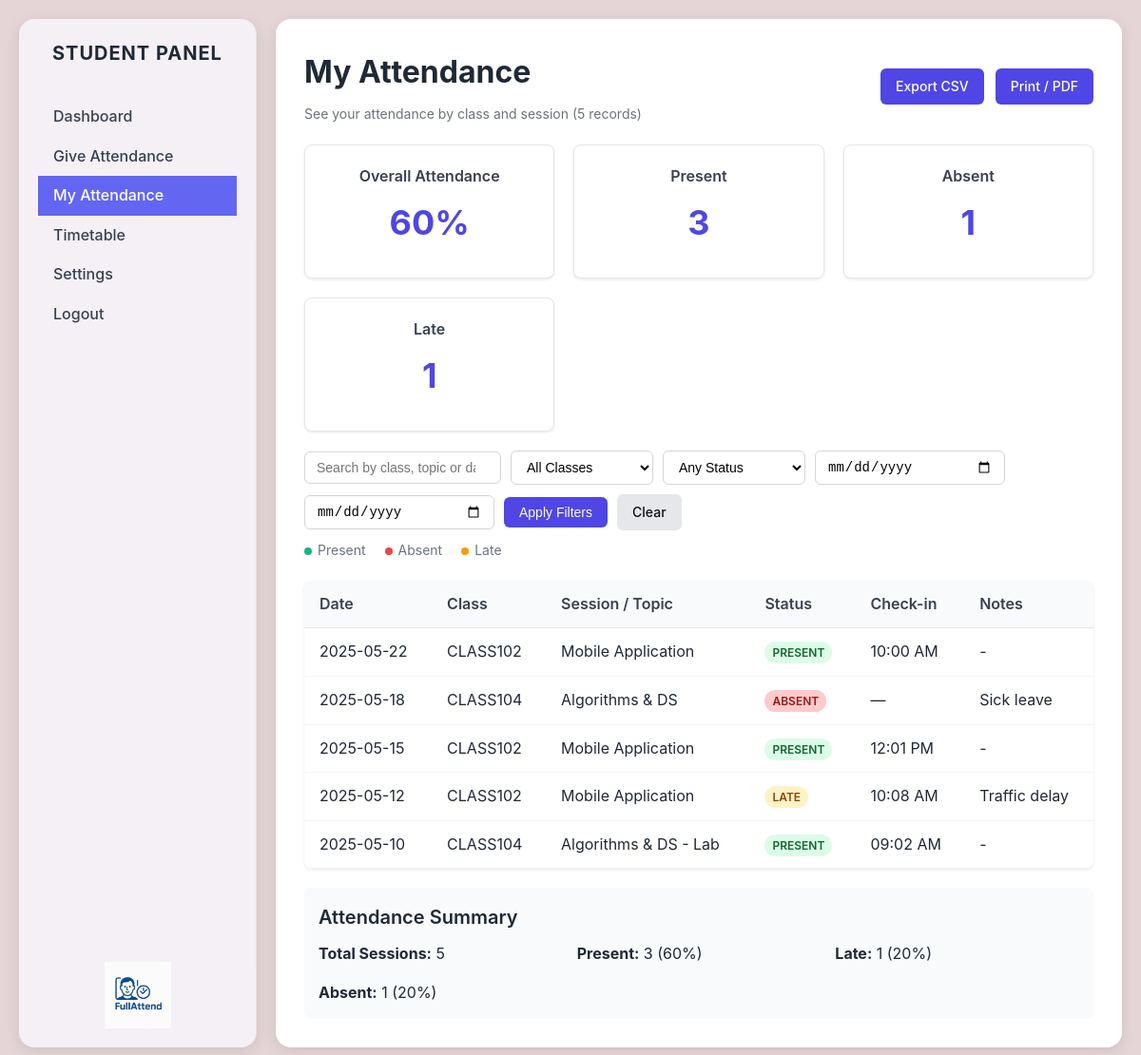
/student/my_attendance.php (signed in), run on the app's committed database.
### tables this page shows
CREATE TABLE attendance_records (
    id INT PRIMARY KEY AUTO_INCREMENT,
    session_instance_id INT NOT NULL,
    student_id INT NOT NULL,
    status ENUM('present', 'absent', 'late', 'excused') NOT NULL,
    check_in_time DATETIME,
    recognition_confidence FLOAT,
    notes TEXT,
    marked_by ENUM('system', 'admin', 'manual') DEFAULT 'system',
    created_at TIMESTAMP DEFAULT CURRENT_TIMESTAMP,
    updated_at TIMESTAMP DEFAULT CURRENT_TIMESTAMP ON UPDATE CURRENT_TIMESTAMP,
    FOREIGN KEY (session_instance_id) REFERENCES session_instances(id) ON DELETE CASCADE,
    FOREIGN KEY (student_id) REFERENCES users(id) ON DELETE CASCADE,
    UNIQUE KEY unique_attendance (session_instance_id, student_id)
);

CREATE TABLE session_instances (
    id INT PRIMARY KEY AUTO_INCREMENT,
    timetable_session_id INT NOT NULL,
    session_date DATE NOT NULL,
    actual_start_time DATETIME,
    actual_end_time DATETIME,
    status ENUM('scheduled', 'in_progress', 'completed', 'cancelled') DEFAULT 'scheduled',
    notes TEXT,
    created_at TIMESTAMP DEFAULT CURRENT_TIMESTAMP,
    FOREIGN KEY (timetable_session_id) REFERENCES timetable_sessions(id) ON DELETE CASCADE,
    UNIQUE KEY unique_session_date (timetable_session_id, session_date)
);

CREATE TABLE classes (
    id INT PRIMARY KEY AUTO_INCREMENT,
    class_code VARCHAR(20) UNIQUE NOT NULL,
    class_name VARCHAR(100) NOT NULL,
    description TEXT,
    instructor_id INT,
    semester VARCHAR(20) DEFAULT '2025-S1',
    year INT DEFAULT 2025,
    status ENUM('active', 'inactive') DEFAULT 'active',
    created_at TIMESTAMP DEFAULT CURRENT_TIMESTAMP,
    FOREIGN KEY (instructor_id) REFERENCES users(id) ON DELETE SET NULL
);

CREATE TABLE timetable_sessions (
    id INT PRIMARY KEY AUTO_INCREMENT,
    class_id INT NOT NULL,
    session_title VARCHAR(100) NOT NULL,
    session_type ENUM('Lecture', 'Lab', 'Tutorial', 'Exam', 'Other') DEFAULT 'Lecture',
    day_of_week ENUM('Monday', 'Tuesday', 'Wednesday', 'Thursday', 'Friday', 'Saturday', 'Sunday'),
    start_time TIME NOT NULL,
    end_time TIME NOT NULL,
    room_location VARCHAR(50),
    instructor VARCHAR(100),
    recurring BOOLEAN DEFAULT FALSE,
    start_date DATE,
    end_date DATE,
    notes TEXT,
    status ENUM('scheduled', 'cancelled', 'completed') DEFAULT 'scheduled',
    created_at TIMESTAMP DEFAULT CURRENT_TIMESTAMP,
    FOREIGN KEY (class_id) REFERENCES classes(id) ON DELETE CASCADE
);

### config/database.php (called while the page is built, shortened)
<?php
function sanitize_input($data) {
    return htmlspecialchars(strip_tags(trim($data)));
}
?>

### student/my_attendance.php (the view, shortened to what this page needs)
<?php
require_once '../config/database.php';
$db = new Database();
$conn = $db->getConnection();
$student_id = $_SESSION['user_id'];
$search = sanitize_input($_GET['q'] ?? '');
$class_filter = sanitize_input($_GET['class'] ?? '');
$status_filter = sanitize_input($_GET['status'] ?? '');
$from_date = sanitize_input($_GET['from_date'] ?? '');
$to_date = sanitize_input($_GET['to_date'] ?? '');
try {
    $stmt = $conn->prepare("
        SELECT
            COUNT(DISTINCT ar.id) as total_sessions,
            SUM(CASE WHEN ar.status = 'present' THEN 1 ELSE 0 END) as present_count,
            SUM(CASE WHEN ar.status = 'absent' THEN 1 ELSE 0 END) as absent_count,
            SUM(CASE WHEN ar.status = 'late' THEN 1 ELSE 0 END) as late_count,
            ROUND(
                CASE
                    WHEN COUNT(DISTINCT ar.id) > 0
                    THEN (SUM(CASE WHEN ar.status = 'present' THEN 1 ELSE 0 END) / COUNT(DISTINCT ar.id)) * 100
                    ELSE 0
                END, 0
            ) as attendance_percentage
        FROM attendance_records ar
        JOIN session_instances si ON ar.session_instance_id = si.id
        WHERE ar.student_id = :student_id
    ");
    $stmt->execute(['student_id' => $student_id]);
    $summary = $stmt->fetch();
    $where_conditions = ["ar.student_id = :student_id"];
    $params = ['student_id' => $student_id];
    $where_clause = implode(' AND ', $where_conditions);
    $stmt = $conn->prepare("
        SELECT
            si.session_date,
            c.class_code,
            ts.session_title,
            ar.status,
            ar.check_in_time,
            ar.notes
        FROM attendance_records ar
        JOIN session_instances si ON ar.session_instance_id = si.id
        JOIN timetable_sessions ts ON si.timetable_session_id = ts.id
        JOIN classes c ON ts.class_id = c.id
        WHERE $where_clause
        ORDER BY si.session_date DESC, ts.start_time DESC
    ");
    $stmt->execute($params);
    $attendance_records = $stmt->fetchAll();
} catch (PDOException $e) {
    $error = "Database error: " . $e->getMessage();
    $attendance_records = [];
    $enrolled_classes = [];
    $summary = ['total_sessions' => 0, 'present_count' => 0, 'absent_count' => 0, 'late_count' => 0, 'attendance_percentage' => 0];
}
function formatCheckInTime($check_in_time) {
    return $check_in_time ? date('h:i A', strtotime($check_in_time)) : '—';
}
function getStatusClass($status) {
    switch ($status) {
        case 'present': return 'present';
        case 'absent': return 'absent';
        case 'late': return 'late';
    }
}
?>
<!DOCTYPE html>
<html lang="en">
<head>
    <link rel="stylesheet" href="../styles.css?v=<?php echo time(); ?>">
    <link rel="stylesheet" href="../student.css?v=<?php echo time(); ?>">
</head>
<body class="student-portal">
    <div class="dashboard">
        <?php include 'includes/sidebar.php'; ?>
        <main class="dashboard-content">
            <div style="display:flex;align-items:center;justify-content:space-between;gap:16px;flex-wrap:wrap;">
                <div>
                    <h1>My Attendance</h1>
                    <p class="muted">See your attendance by class and session (<?php echo count($attendance_records); ?> records)</p>
                </div>
                <div class="toolbar">
                    <a class="btn" id="btnCsv" href="#" onclick="exportCSV()">Export CSV</a>
                    <a class="btn" id="btnPrint" href="#" onclick="window.print()">Print / PDF</a>
                </div>
            </div>
            <div class="kpi-grid">
                <div class="kpi-card">
                    <h4>Overall Attendance</h4>
                    <div class="kpi-value"><?php echo $summary['attendance_percentage']; ?>%</div>
                </div>
                <div class="kpi-card">
                    <h4>Present</h4>
                    <div class="kpi-value"><?php echo $summary['present_count']; ?></div>
                </div>
                <div class="kpi-card">
                    <h4>Absent</h4>
                    <div class="kpi-value"><?php echo $summary['absent_count']; ?></div>
                </div>
                <div class="kpi-card">
                    <h4>Late</h4>
                    <div class="kpi-value"><?php echo $summary['late_count']; ?></div>
                </div>
            </div>
            <div class="toolbar" style="margin-top:16px;">
                <form method="GET" style="display: flex; gap: 10px; align-items: center; flex-wrap: wrap;">
                    <input
                        name="q"
                        class="search"
                        type="search"
                        placeholder="Search by class, topic or date…"
                        value="<?php echo htmlspecialchars($search); ?>"
                    >
                    <select name="class" class="class-selector">
                        <option value="">All Classes</option>
                    </select>
                    <select name="status" class="class-selector">
                        <option value="">Any Status</option>
                    </select>
                    <input name="from_date" type="date" class="search" value="<?php echo htmlspecialchars($from_date); ?>" title="From Date">
                    <input name="to_date" type="date" class="search" value="<?php echo htmlspecialchars($to_date); ?>" title="To Date">
                    <button type="submit" class="btn">Apply Filters</button>
                    <a href="my_attendance.php" class="btn" style="background: #e5e7eb; color: #111;">Clear</a>
                </form>
            </div>
            <div class="legend" style="justify-content:flex-start;margin-top:10px;">
                <div class="legend-item"><span class="status-dot present"></span> Present</div>
                <div class="legend-item"><span class="status-dot absent"></span> Absent</div>
                <div class="legend-item"><span class="status-dot late"></span> Late</div>
            </div>
            <section style="margin-top:12px;">
                <table class="attendance-table" id="attTable">
                    <thead>
                        <tr>
                            <th>Date</th>
                            <th>Class</th>
                            <th>Session / Topic</th>
                            <th>Status</th>
                            <th>Check-in</th>
                            <th>Notes</th>
                        </tr>
                    </thead>
                    <tbody>
                        <?php if (empty($attendance_records)): ?>
                        <tr>
                            <td colspan="6" style="text-align: center; color: #6b7280; padding: 30px;">
                                <?php echo $search || $class_filter || $status_filter || $from_date || $to_date ? 'No records found matching your criteria.' : 'No attendance records found.'; ?>
                            </td>
                        </tr>
                        <?php else: ?>
                        <?php foreach ($attendance_records as $record): ?>
                        <tr>
                            <td class="c-date"><?php echo date('Y-m-d', strtotime($record['session_date'])); ?></td>
                            <td class="c-class"><?php echo htmlspecialchars($record['class_code']); ?></td>
                            <td><?php echo htmlspecialchars($record['session_title']); ?></td>
                            <td class="c-status">
                                <span class="chip <?php echo getStatusClass($record['status']); ?>">
                                    <?php echo ucfirst($record['status']); ?>
                                </span>
                            </td>
                            <td><?php echo formatCheckInTime($record['check_in_time']); ?></td>
                            <td><?php echo htmlspecialchars($record['notes'] ?: '-'); ?></td>
                        </tr>
                        <?php endforeach; ?>
                        <?php endif; ?>
                    </tbody>
                </table>
            </section>
            <?php if (!empty($attendance_records)): ?>
            <div style="margin-top: 20px; padding: 15px; background: #f9fafb; border-radius: 8px;">
                <h3 style="margin: 0 0 10px 0;">Attendance Summary</h3>
                <div style="display: grid; grid-template-columns: repeat(auto-fit, minmax(200px, 1fr)); gap: 15px;">
                    <div>
                        <strong>Total Sessions:</strong> <?php echo $summary['total_sessions']; ?>
                    </div>
                    <div>
                        <strong>Present:</strong> <?php echo $summary['present_count']; ?>
                        (<?php echo $summary['total_sessions'] > 0 ? round(($summary['present_count'] / $summary['total_sessions']) * 100, 1) : 0; ?>%)
                    </div>
                    <div>
                        <strong>Late:</strong> <?php echo $summary['late_count']; ?>
                        (<?php echo $summary['total_sessions'] > 0 ? round(($summary['late_count'] / $summary['total_sessions']) * 100, 1) : 0; ?>%)
                    </div>
                    <div>
                        <strong>Absent:</strong> <?php echo $summary['absent_count']; ?>
                        (<?php echo $summary['total_sessions'] > 0 ? round(($summary['absent_count'] / $summary['total_sessions']) * 100, 1) : 0; ?>%)
                    </div>
                </div>
            </div>
            <?php endif; ?>
        </main>
    </div>
</body>
</html>

### styles.css (style rules this page uses)
* { margin: 0; padding: 0; box-sizing: border-box; }
body { font-family: -apple-system, BlinkMacSystemFont, 'Segoe UI', Roboto, sans-serif; background-color: #e5d5d7; color: #1f2937; line-height: 1.6; margin: 0; padding: 20px; }
.dashboard { display: flex; min-height: calc(100vh - 40px); background: transparent; gap: 20px; }
.dashboard-content, .main-content { flex: 1; padding: 30px; background: white; overflow-y: auto; border-radius: 16px; box-shadow: 0 4px 16px rgba(0,0,0,0.1); }
h1 { font-size: 32px; font-weight: 700; color: #1f2937; margin-bottom: 8px; }
h3 { font-size: 20px; font-weight: 600; color: #1f2937; margin-bottom: 12px; }
h4 { font-size: 16px; font-weight: 600; color: #374151; margin-bottom: 8px; }
.muted { color: #6b7280; font-size: 14px; }
.btn { background: #4f46e5; color: white; border: none; padding: 8px 16px; border-radius: 6px; text-decoration: none; display: inline-block; font-weight: 500; cursor: pointer; transition: background 0.3s; font-size: 14px; }
.toolbar { display: flex; align-items: center; gap: 12px; flex-wrap: wrap; }
.chip { padding: 4px 8px; border-radius: 12px; font-size: 12px; font-weight: 600; text-transform: uppercase; }
.chip.present { background: #dcfce7; color: #166534; }
.chip.absent { background: #fecaca; color: #991b1b; }
.chip.late { background: #fef3c7; color: #92400e; }
.status-dot { width: 8px; height: 8px; border-radius: 50%; display: inline-block; }
.status-dot.present { background: #10b981; }
.status-dot.absent { background: #ef4444; }
.status-dot.late { background: #f59e0b; }
.kpi-grid { display: grid; grid-template-columns: repeat(auto-fit, minmax(200px, 1fr)); gap: 20px; margin: 20px 0; }
.kpi-card { background: white; border-radius: 8px; padding: 20px; box-shadow: 0 1px 3px rgba(0,0,0,0.1); border: 1px solid #e5e7eb; text-align: center; }
.kpi-value { font-size: 36px; font-weight: 700; color: #4f46e5; margin: 8px 0; }
.attendance-table { width: 100%; border-collapse: collapse; background: white; border-radius: 8px; overflow: hidden; box-shadow: 0 1px 3px rgba(0,0,0,0.1); margin-top: 16px; }
.attendance-table th { background: #f9fafb; padding: 12px 16px; text-align: left; font-weight: 600; color: #374151; border-bottom: 1px solid #e5e7eb; }
.attendance-table td { padding: 12px 16px; border-bottom: 1px solid #f3f4f6; }
.search { padding: 8px 12px; border: 1px solid #d1d5db; border-radius: 6px; font-size: 14px; min-width: 200px; }
.class-selector { padding: 8px 12px; border: 1px solid #d1d5db; border-radius: 6px; font-size: 14px; background: white; min-width: 150px; }
.legend { display: flex; gap: 20px; margin: 20px 0; justify-content: center; }
.legend-item { display: flex; align-items: center; gap: 6px; font-size: 14px; color: #6b7280; }

### data on the page
attendance_records: session_instance.session_date "2025-05-22", classes.class_code "CLASS102", timetable_sessions.session_title "Mobile Application", status "PRESENT", check_in_time "10:00 AM", notes "-"
attendance_records: session_instance.session_date "2025-05-18", classes.class_code "CLASS104", timetable_sessions.session_title "Algorithms & DS", status "ABSENT", check_in_time "—", notes "Sick leave"
attendance_records: session_instance.session_date "2025-05-15", classes.class_code "CLASS102", timetable_sessions.session_title "Mobile Application", status "PRESENT", check_in_time "12:01 PM", notes "-"
attendance_records: session_instance.session_date "2025-05-12", classes.class_code "CLASS102", timetable_sessions.session_title "Mobile Application", status "LATE", check_in_time "10:08 AM", notes "Traffic delay"
attendance_records: session_instance.session_date "2025-05-10", classes.class_code "CLASS104", timetable_sessions.session_title "Algorithms & DS - Lab", status "PRESENT", check_in_time "09:02 AM", notes "-"

### other printed values
count($attendance_records) "5"
$summary['attendance_percentage'] "60"
$summary['present_count'] "3"
$summary['absent_count'] "1"
$summary['late_count'] "1"
$summary['total_sessions'] "5"
